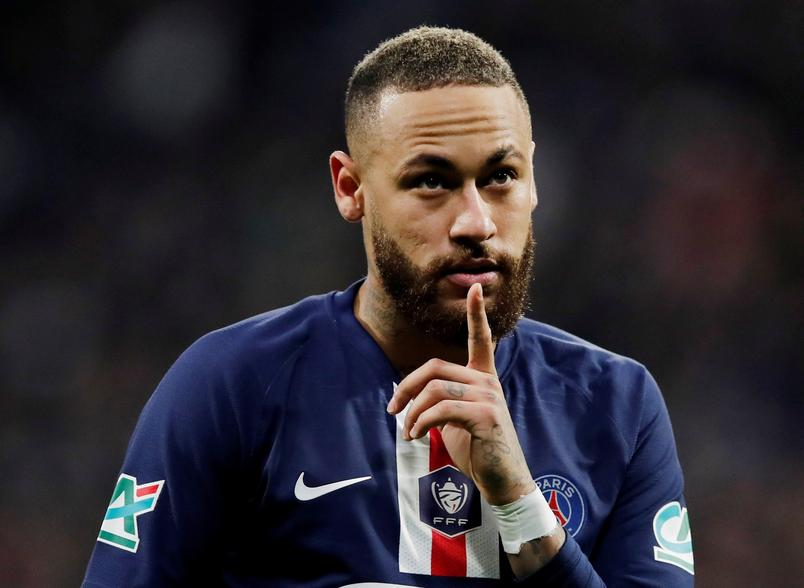
#> input picture img/models/neymar.jpeg, 804 x 588 px, found by its file name
$ python 2-active-contour-model.py
#> lines starting #> are read from the running program, lines starting #| are printed output that depends on the picture
### img/mydata.py
from skimage import io

root = "C:/Users/Antonio Carlos/PycharmProjects/scikit-image-examples/img/models/"


def beatles():
    img = io.imread(root + 'beatles.jpg')
    return img


def fire():
    img = io.imread(root + 'fire.jpg')
    return img


def bird():
    img = io.imread(root + 'bird.jpg')
    return img


def neymar():
    img = io.imread(root + 'neymar.jpeg')
#> img is the input picture: shape (588, 804, 3); mean R, G, B 48.6, 43.9, 49.7
    return img


def hollywood():
    img = io.imread(root + 'hollywood.jpg')
    return img


def elvis():
    img = io.imread(root + 'elvis.jpg')
    return img


def lion():
    return io.imread(root + 'lion-3d.png')


def retina():
    return io.imread(root + 'retina.jpg')


def devil():
    return io.imread(root + 'devil.png')


def bacteria():
    return io.imread(root + 'bacteria.png')

### src/2-active-contour-model.py
import numpy as np
import matplotlib.pyplot as plt
from skimage.color import rgb2gray
from skimage import data
from skimage.filters import gaussian
from skimage.segmentation import active_contour
from img import mydata as my

img = my.neymar()
img = rgb2gray(img)
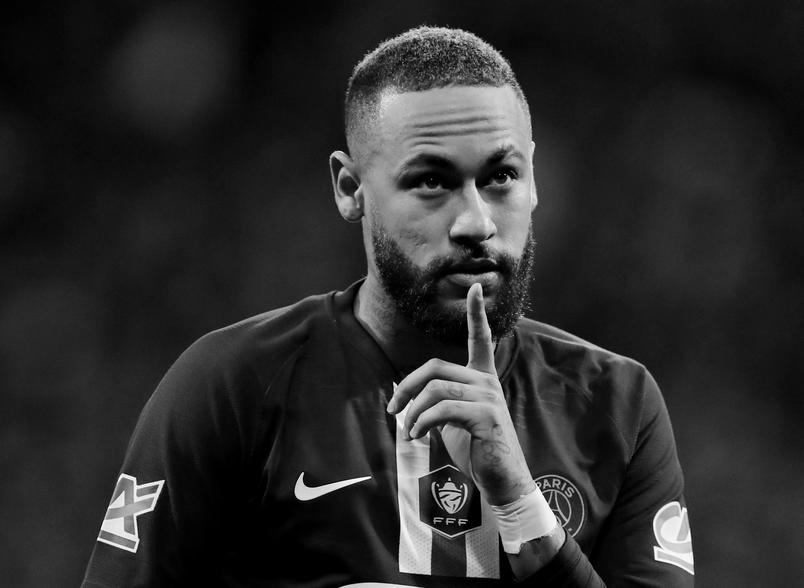
#> img: shape (588, 804) float64; min 0, max 0.999, mean 0.178
radius = 180
localization = [450, 200]

s = np.linspace(0, 2 * np.pi, 400)
r = localization[1] + radius * np.sin(s)
c = localization[0] + radius * np.cos(s)
init = np.array([r, c]).T

snake = active_contour(gaussian(img, 3),
                       init, alpha=0.05, beta=15, gamma=0.01)
#> snake = 400 pairs, first value 26.41 to 360.6, second value 340.6 to 534.7

fig, ax = plt.subplots(figsize=(7, 7))
ax.imshow(img, cmap=plt.cm.gray)
ax.plot(init[:, 1], init[:, 0], '--r', lw=3)
ax.plot(snake[:, 1], snake[:, 0], '-b', lw=3)
ax.set_xticks([]), ax.set_yticks([])
ax.axis([0, img.shape[1], img.shape[0], 0])

plt.show()
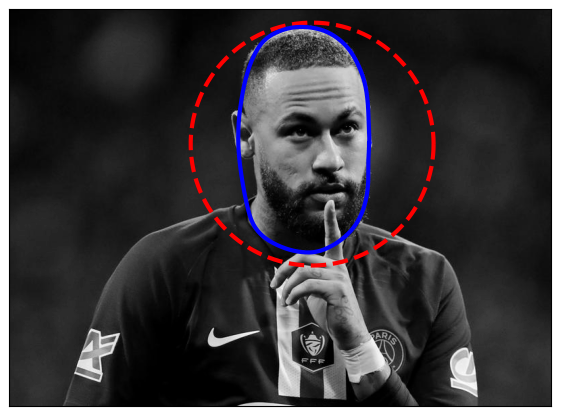
#> figure drawn by matplotlib, 1 panel
